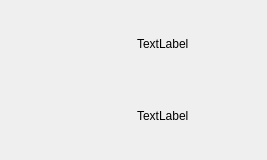
<?xml version="1.0" encoding="UTF-8"?>
<ui version="4.0">
 <class>ObjectInfoListWidget</class>
 <widget class="QWidget" name="ObjectInfoListWidget">
  <property name="geometry">
   <rect>
    <x>0</x>
    <y>0</y>
    <width>267</width>
    <height>160</height>
   </rect>
  </property>
  <property name="sizePolicy">
   <sizepolicy hsizetype="Preferred" vsizetype="Fixed">
    <horstretch>0</horstretch>
    <verstretch>0</verstretch>
   </sizepolicy>
  </property>
  <property name="windowTitle">
   <string>Form</string>
  </property>
  <layout class="QHBoxLayout" name="horizontalLayout">
   <item>
    <widget class="QLabel" name="iconLabel">
     <property name="sizePolicy">
      <sizepolicy hsizetype="Preferred" vsizetype="Expanding">
       <horstretch>0</horstretch>
       <verstretch>0</verstretch>
      </sizepolicy>
     </property>
     <property name="text">
      <string/>
     </property>
    </widget>
   </item>
   <item>
    <layout class="QVBoxLayout" name="verticalLayout">
     <item>
      <widget class="QLabel" name="nameLabel">
       <property name="text">
        <string>TextLabel</string>
       </property>
      </widget>
     </item>
     <item>
      <widget class="QLabel" name="urlLabel">
       <property name="text">
        <string>TextLabel</string>
       </property>
      </widget>
     </item>
    </layout>
   </item>
  </layout>
 </widget>
 <resources/>
 <connections/>
</ui>
